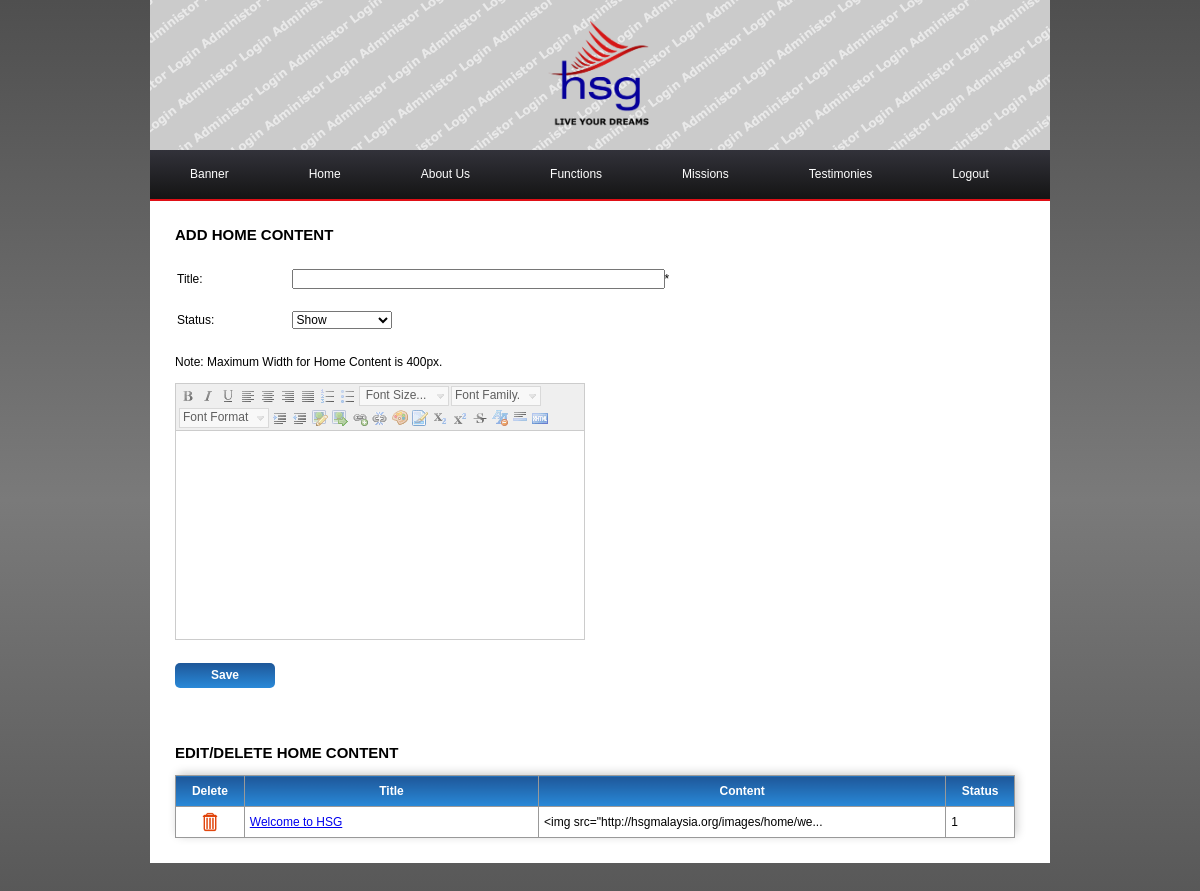
The app's page /administrator/homecontent.php (signed in) with its own data.
### tables this page shows
CREATE TABLE IF NOT EXISTS `homecontent` (
  `id` int(11) NOT NULL AUTO_INCREMENT,
  `title` varchar(500) NOT NULL,
  `content` varchar(10000) NOT NULL,
  `status` int(11) NOT NULL,
  PRIMARY KEY (`id`)
);

### administrator/library/homecontentclass.php (the view, shortened to what this page needs)
<?php
if(!isset($_SESSION['username'])){
	header ('Location:index.php');
}else{
class homecontentclass{
public function homecontentform($changetype, $changeid){
$title= "";
$status = "";
$content = "";
echo'
<texttitle>'.strtoupper($changetype).' HOME CONTENT</texttitle>
<div id="errormsg" style="color:#FF0000">
</div>
<br/>
<form action="library/homecontentadd.php" method="post">
<table border="0px" style="width:800px;margin-left:-10px" cellpadding="10px">
<tr>
<td width="100px">Title:</td>
<td width="700px"><input type="text" size="50" maxlength="50" name="title" id="title" value="'.$title.'" onkeypress="return event.keyCode != 13;"/>*</td>
</tr>
<tr>
<td width="100px">Status:</td>
<td width="700px">
<select name="status" style="width:100px">
  <option value="1"';
  if($status==1) echo 'selected="selected"';
  echo '>Show</option>
  <option value="0"';
  echo '>No Show</option>
</select>
</td>
</tr>
</table>
<br/>';
echo 'Note: Maximum Width for Home Content is 400px.<br/><br/>
<textarea style="width:408px;height:200px;" id="area1" name="area1">'.$content.'</textarea>
<input type="hidden" name="actiontype" value="'.$changetype.'">
<input type="hidden" name="id" value="'.$changeid.'"/>
<input type="submit" id="submitdata" style="visibility:hidden;margin-top:5px;"/>
</form>
<br/><br/>
<div style="width:110px;margin-top:-30px;">
<a href="#" style="text-decoration:none;" onclick="verifyandsavehomecontent()"><div class="adminbutton">Save</div></a>
</div>
';
}
public function homecontentlistitem(){
require('opendb.php');
$querystr = "select * from homecontent order by status desc, id desc";
$result = $dbconn->query($querystr);
echo '<div><br/><br/><br/><br/>
<texttitle>EDIT/DELETE HOME CONTENT</texttitle>
<br/><br/>
	<table class="tabulatedata">
   <tr>
	<th width="50" scope="col">Delete</th>
    <th width="250" scope="col">Title</th>
    <th width="350" scope="col">Content</th>
    <th width="50" scope="col">Status</th>
  </tr>';
$n=0;
while (($row = $result->fetch_assoc())&& $n<100){
echo '<tr ';
if($row["status"]== 0)
	echo 'style="background:#E6E6E6;"';
if(strlen($row["content"])>50)
	$content = htmlspecialchars(substr($row["content"],0,47)).'...';
else
	$content = $row["content"];
echo'>
    <td style="text-align:center;"><a href="#" onclick="deletedata(\'database\',\'homecontent\',\''.$row["id"].'\')"><img src="images/remove.png" width="20px"/></a></td>
    <td><a href="homecontentedit.php?id='.$row["id"].'">'.$row["title"].'</td>
    <td>'.$content.'</td>
    <td>'.$row["status"].'</td>
	</tr>';
$n+=1;
}
echo '</table></div>';
}
}
}
?>

### administrator/css/adminlayout.css (style rules this page uses)
.tabulatedata { border-collapse:collapse; width:840px; border-radius: 5px 5px 5px 5px; cell-spacing:0; box-shadow: 2px -2px 10px 0px #CCC; -webkit-box-shadow: 2px -2px 10px 0px #CCC; -moz-box-shadow: 2px -2px 10px 0px #CCC; }
.tabulatedata tr td { border-width:1px; border-style:solid; border-color:#999; padding:5px; }
.tabulatedata tr th { border-width:1px; border-style:solid; border-color:#999; height:20px; color:#FFF; background: rgb(30,87,153); background: -moz-linear-gradient(top, rgba(30,87,153,1) 0%, rgba(41,137,216,1) 100%); background: -webkit-gradient(linear, left top, left bottom, color-stop(0%,rgba(30,87,153,1)), color-stop(100%,rgba(41,137,216,1))); background: -webkit-linear-gradient(top, rgba(30,87,153,1) 0%,rgba(41,137,216,1) 100%); background: -o-linear-gradient(top, rgba(30,87,153,1) 0%,rgba(41,137,216,1) 100%); background: -ms-linear-gradient(top, rgba(30,87,153,1) 0%,rgba(41,137,216,1) 100%); background: linear-gradient(to bottom, rgba(30,87,153,1) 0%,rgba(41,137,216,1) 100%); filter: progid:DXImageTransform.Microsoft.gradient( startColorstr='#1e5799', endColorstr='#2989d8',GradientType=0 ); padding:5px; }
input, select { font-size:12px; font-family:Verdana, Geneva, sans-serif; }
texttitle { font-weight:bold; font-size:15px; }
.adminbutton { width:100px; height:20px; border-radius: 5px 5px 5px 5px; padding-top:5px; text-align:center; color:#FFF; font-weight:bold; background: rgb(30,87,153); background: -moz-linear-gradient(top, rgba(30,87,153,1) 0%, rgba(41,137,216,1) 100%); background: -webkit-gradient(linear, left top, left bottom, color-stop(0%,rgba(30,87,153,1)), color-stop(100%,rgba(41,137,216,1))); background: -webkit-linear-gradient(top, rgba(30,87,153,1) 0%,rgba(41,137,216,1) 100%); background: -o-linear-gradient(top, rgba(30,87,153,1) 0%,rgba(41,137,216,1) 100%); background: -ms-linear-gradient(top, rgba(30,87,153,1) 0%,rgba(41,137,216,1) 100%); background: linear-gradient(to bottom, rgba(30,87,153,1) 0%,rgba(41,137,216,1) 100%); filter: progid:DXImageTransform.Microsoft.gradient( startColorstr='#1e5799', endColorstr='#2989d8',GradientType=0 ); }

### records on screen
homecontent: title "Welcome to HSG", content "<img src=\"http://hsgmalaysia.org/images/home/we...", status "1"

### other values on screen
$changetype "ADD"
